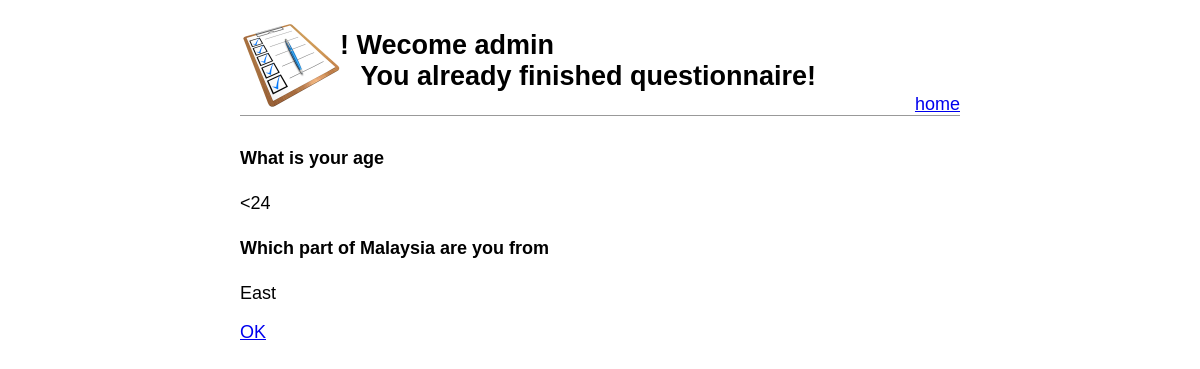
/voting/done (signed in), run on the app's committed database.
### QuestionApp/models.py (models this page shows, shortened)
class Vote(models.Model):
    choice = models.ForeignKey(Choice, on_delete=models.CASCADE)
    voter_name = models.CharField(max_length=50)
    vote_date = models.DateTimeField('Date voted')

class Choice(models.Model):
    question = models.ForeignKey(Question, on_delete=models.CASCADE)
    choice_text = models.CharField(max_length=200)

class Question(models.Model):
    question_text = models.CharField(max_length=200)
    pub_date = models.DateTimeField('date published')

### QuestionApp/views.py (the view, shortened to what this page needs)
# urls.py: path('voting/done', VotedView.as_view(), name='voted'),
class VotedView(LoginRequiredMixin, TemplateView):
    template_name = 'QuestionApp/voted.html'
    def get(self, request):
        user_name = str(request.user)
        if (context := check_user_in_answered_db(user_name)) != {} or \
             (context:=check_user_answered_all(request)) != {}:
            return render(request, 'QuestionApp/voted.html', context)
        else:
            raise Http404

### QuestionApp/views.py (called while the page is built)
def check_user_in_answered_db(user_name):
    voted_set = Vote.objects.filter(voter_name=user_name)
    context={}
    if voted_set:
        context['error_msg'] = 'You already finished questionnaire!'
        context['voted_set'] = voted_set
        context['user'] = user_name
    return context

### QuestionApp/templates/QuestionApp/voted.html (shortened to what this page needs)
{% extends 'QuestionApp/base.html' %}
{% load static %}
{% block logo %}
    <img class="img1" src="{% static 'QuestionApp/img/2.jpg' %}"/>
{% endblock %}
{% block header_content %}
    <h2>
        {% if error_msg %}
            ! Wecome {{user}}<br>
            &ensp; {{ error_msg }}
        {% else %}
            Thank you, {{user}}. You are giving those answer to our questions:
        {% endif %}
    </h2>
{% endblock %}
{% block content %}
    {% if error_msg %}
        {% for vote in voted_set %}
            <h4>{{vote.choice.question.question_text}}</h4>
            <p>{{vote.choice.choice_text}}</p>
        {% endfor %}
        <a href="{% url 'home' %}">OK</a>
    {% endif %}
{% endblock %}

### QuestionApp/static/QuestionApp/css/style.css (style rules this page uses)
body { font-family: 'Source Sans Pro', sans-serif; font-size: 18px; margin-left: 20%; margin-right: 20%; }
.img1 { width: 100px; height: auto; float: left; }

### data on the page
Vote: choice.question.question_text "What is your age", choice.choice_text "<24"
Vote: choice.question.question_text "Which part of Malaysia are you from", choice.choice_text "East"

### other printed values
{{ user }} "admin"
{{ error_msg }} "You already finished questionnaire!"
